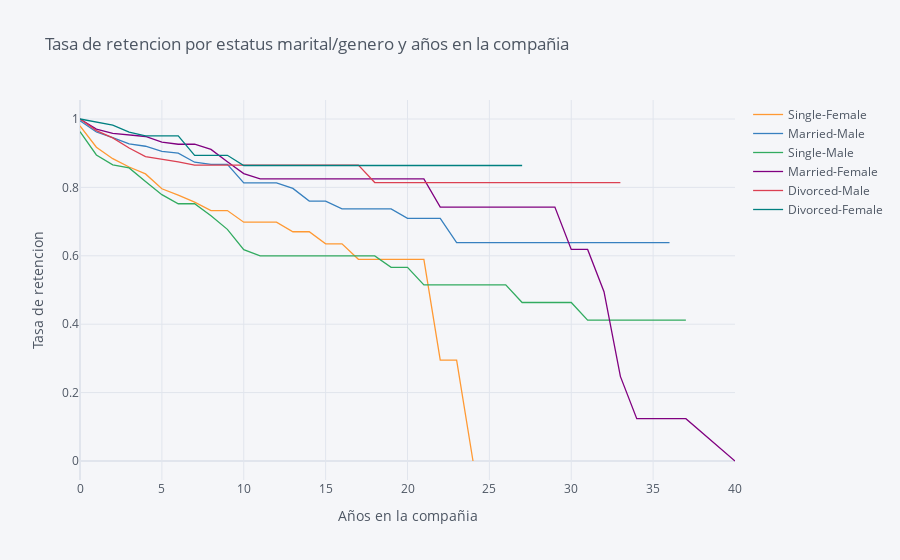

The cell this chart's notebook holds for it:
### Code cell
tasa_retencion=survival(data,'Marital/Gender','YearsAtCompany','Attrition')
tasa_retencion.iplot(kind='line',xTitle='Años en la compañia', yTitle='Tasa de retencion',title='Tasa de retencion por estatus marital/genero y años en la compañia')

### Figure 1 — Plotly figure (JSON) as saved in the notebook; plotly's stock layout.template omitted (floating-point values rounded to 4 significant figures)
{"data": [{"line": {"color": "rgba(255, 153, 51, 1.0)", "dash": "solid", "shape": "linear", "width": 1.3}, "mode": "lines", "name": "Single-Female", "text": "", "type": "scatter", "x": [0, 1, 2, 3, 4, 5, 6, 7, 8, 9, 10, 11, 12, 13, 14, 15, 16, 17, 18, 19, 20, 21, 22, 23, 24, 25, 26, 27, 29, 30, 31, 32, 33, 34, 36, 37, 40], "y": [0.9799, 0.9174, 0.884, 0.8596, 0.8395, 0.796, 0.7775, 0.7568, 0.7324, 0.7324, 0.6983, 0.6983, 0.6983, 0.6704, 0.6704, 0.6351, 0.6351, 0.5897, 0.5897, 0.5897, 0.5897, 0.5897, 0.2949, 0.2949, 0, "", "", "", "", "", "", "", "", "", "", "", ""]}, {"line": {"color": "rgba(55, 128, 191, 1.0)", "dash": "solid", "shape": "linear", "width": 1.3}, "mode": "lines", "name": "Married-Male", "text": "", "type": "scatter", "x": [0, 1, 2, 3, 4, 5, 6, 7, 8, 9, 10, 11, 12, 13, 14, 15, 16, 17, 18, 19, 20, 21, 22, 23, 24, 25, 26, 27, 29, 30, 31, 32, 33, 34, 36, 37, 40], "y": [0.995, 0.962, 0.9455, 0.9271, 0.9203, 0.9051, 0.9002, 0.8736, 0.8676, 0.8676, 0.8134, 0.8134, 0.8134, 0.7971, 0.76, 0.76, 0.737, 0.737, 0.737, 0.737, 0.7097, 0.7097, 0.7097, 0.6387, 0.6387, 0.6387, 0.6387, 0.6387, 0.6387, 0.6387, 0.6387, 0.6387, 0.6387, 0.6387, 0.6387, "", ""]}, {"line": {"color": "rgba(50, 171, 96, 1.0)", "dash": "solid", "shape": "linear", "width": 1.3}, "mode": "lines", "name": "Single-Male", "text": "", "type": "scatter", "x": [0, 1, 2, 3, 4, 5, 6, 7, 8, 9, 10, 11, 12, 13, 14, 15, 16, 17, 18, 19, 20, 21, 22, 23, 24, 25, 26, 27, 29, 30, 31, 32, 33, 34, 36, 37, 40], "y": [0.9631, 0.8948, 0.866, 0.8571, 0.8174, 0.7788, 0.7521, 0.7521, 0.7172, 0.6773, 0.6179, 0.5997, 0.5997, 0.5997, 0.5997, 0.5997, 0.5997, 0.5997, 0.5997, 0.5664, 0.5664, 0.5149, 0.5149, 0.5149, 0.5149, 0.5149, 0.5149, 0.4634, 0.4634, 0.4634, 0.4119, 0.4119, 0.4119, 0.4119, 0.4119, 0.4119, ""]}, {"line": {"color": "rgba(128, 0, 128, 1.0)", "dash": "solid", "shape": "linear", "width": 1.3}, "mode": "lines", "name": "Married-Female", "text": "", "type": "scatter", "x": [0, 1, 2, 3, 4, 5, 6, 7, 8, 9, 10, 11, 12, 13, 14, 15, 16, 17, 18, 19, 20, 21, 22, 23, 24, 25, 26, 27, 29, 30, 31, 32, 33, 34, 36, 37, 40], "y": [1, 0.9703, 0.9581, 0.9538, 0.9488, 0.9326, 0.9262, 0.9262, 0.9111, 0.875, 0.8405, 0.8249, 0.8249, 0.8249, 0.8249, 0.8249, 0.8249, 0.8249, 0.8249, 0.8249, 0.8249, 0.8249, 0.7424, 0.7424, 0.7424, 0.7424, 0.7424, 0.7424, 0.7424, 0.6187, 0.6187, 0.495, 0.2475, 0.1237, 0.1237, 0.1237, 0]}, {"line": {"color": "rgba(219, 64, 82, 1.0)", "dash": "solid", "shape": "linear", "width": 1.3}, "mode": "lines", "name": "Divorced-Male", "text": "", "type": "scatter", "x": [0, 1, 2, 3, 4, 5, 6, 7, 8, 9, 10, 11, 12, 13, 14, 15, 16, 17, 18, 19, 20, 21, 22, 23, 24, 25, 26, 27, 29, 30, 31, 32, 33, 34, 36, 37, 40], "y": [1, 0.9662, 0.9446, 0.9153, 0.89, 0.8829, 0.8745, 0.8651, 0.8651, 0.8651, 0.8651, 0.8651, 0.8651, 0.8651, 0.8651, 0.8651, 0.8651, 0.8651, 0.8142, 0.8142, 0.8142, 0.8142, 0.8142, 0.8142, 0.8142, 0.8142, 0.8142, 0.8142, 0.8142, 0.8142, 0.8142, 0.8142, 0.8142, "", "", "", ""]}, {"line": {"color": "rgba(0, 128, 128, 1.0)", "dash": "solid", "shape": "linear", "width": 1.3}, "mode": "lines", "name": "Divorced-Female", "text": "", "type": "scatter", "x": [0, 1, 2, 3, 4, 5, 6, 7, 8, 9, 10, 11, 12, 13, 14, 15, 16, 17, 18, 19, 20, 21, 22, 23, 24, 25, 26, 27, 29, 30, 31, 32, 33, 34, 36, 37, 40], "y": [1, 0.9914, 0.9819, 0.9617, 0.9509, 0.9509, 0.9509, 0.8938, 0.8938, 0.8938, 0.864, 0.864, 0.864, 0.864, 0.864, 0.864, 0.864, 0.864, 0.864, 0.864, 0.864, 0.864, 0.864, 0.864, 0.864, 0.864, 0.864, 0.864, "", "", "", "", "", "", "", "", ""]}], "layout": {"legend": {"bgcolor": "#F5F6F9", "font": {"color": "#4D5663"}}, "paper_bgcolor": "#F5F6F9", "plot_bgcolor": "#F5F6F9", "title": {"font": {"color": "#4D5663"}, "text": "Tasa de retencion por estatus marital/genero y años en la compañia"}, "xaxis": {"gridcolor": "#E1E5ED", "showgrid": true, "tickfont": {"color": "#4D5663"}, "title": {"font": {"color": "#4D5663"}, "text": "Años en la compañia"}, "zerolinecolor": "#E1E5ED"}, "yaxis": {"gridcolor": "#E1E5ED", "showgrid": true, "tickfont": {"color": "#4D5663"}, "title": {"font": {"color": "#4D5663"}, "text": "Tasa de retencion"}, "zerolinecolor": "#E1E5ED"}}}
